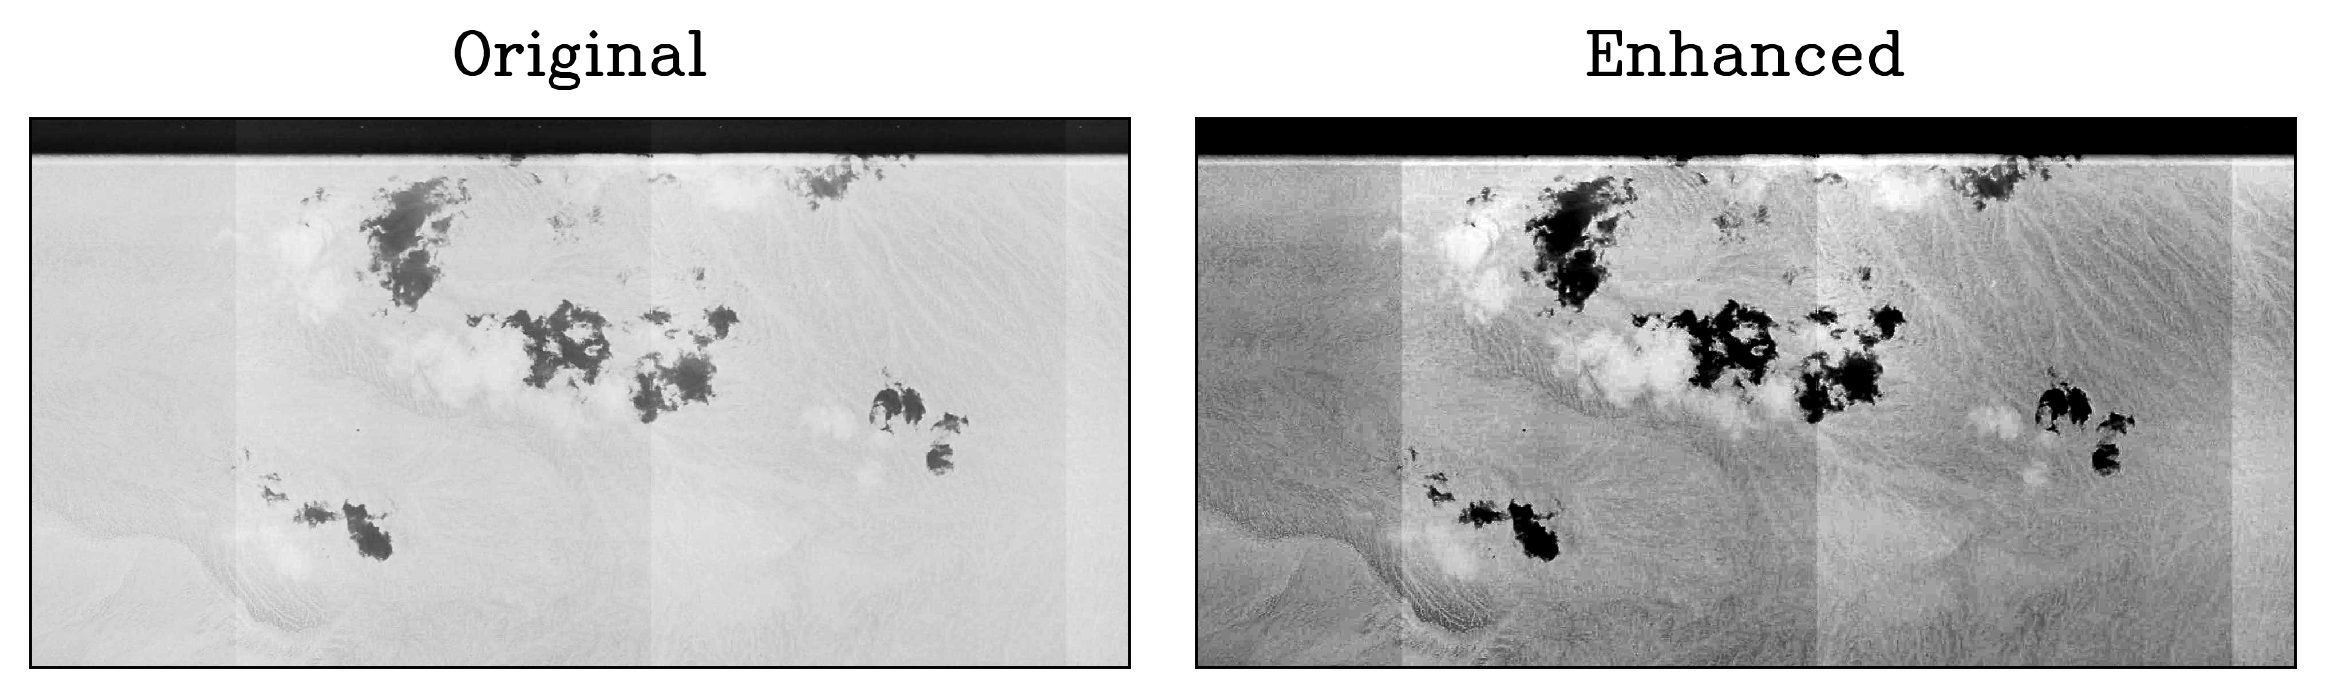

Here is the Python script that generated this plot:
import numpy as np
import cv2
import matplotlib.pyplot as plt
from PIL import Image, ImageEnhance
import smplotlib 
import os 

image_path = '/Volumes/My Passport for Mac/khdata/khcloudnet/cloudnet-batch0/cutouts/D3C1215-300947A006-0_2.png'
image = Image.open(image_path).convert("L")
image = np.array(image).astype(np.uint8)  # Ensure uint8 format


# Apply CLAHE (Adaptive Histogram Equalization)
clahe = cv2.createCLAHE(clipLimit=2.0, tileGridSize=(4, 4))
image_clahe = clahe.apply(image)

image_pil = Image.fromarray(image_clahe)

enhancer = ImageEnhance.Contrast(image_pil)
image_enhanced = enhancer.enhance(2.5)  

image_enhanced = np.array(image_enhanced)

output_dir = '/Users/tkiker/Desktop'

cv2.imwrite(os.path.join(output_dir, image_path.split('/')[-1]), image_enhanced, [cv2.IMWRITE_PNG_COMPRESSION, 0])

image = np.flipud(np.fliplr(image))
image = image[image.shape[0]//2:, 0:]
image_enhanced = np.flipud(np.fliplr(image_enhanced))
image_enhanced = image_enhanced[image.shape[0]//2:, 0:]


fig, axs = plt.subplots(1, 2, figsize=(8, 4))

axs[0].imshow(image, cmap='gray')
axs[0].set_title("Original")

axs[1].imshow(image_enhanced, cmap='gray')
axs[1].set_title("Enhanced")

for ax in axs:
    ax.set_xticks([])
    ax.set_yticks([])
    #ax.set_frame_on(False)

plt.tight_layout()

#plt.savefig('code/monthly/feb2025/contrast-demonstration.png', dpi=300)